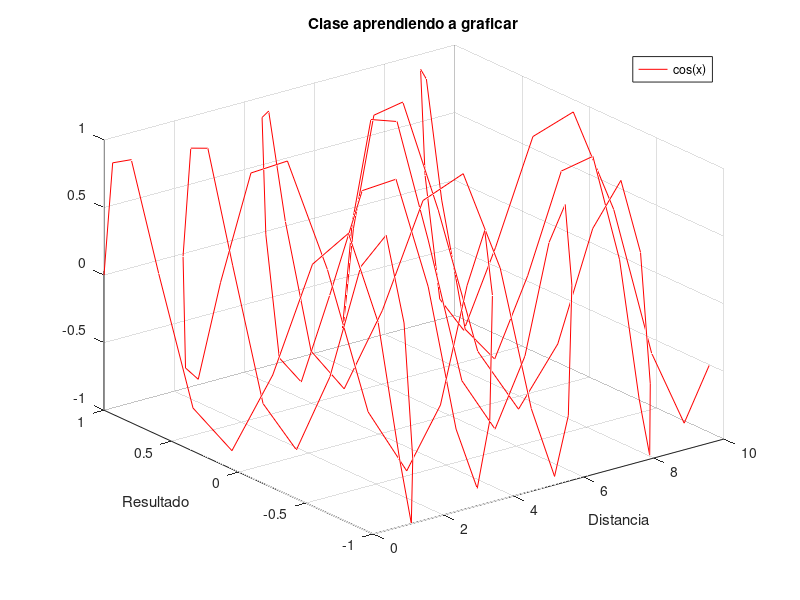

The MATLAB script that drew this image:
x=(0:0.1:10)
y=cos(2.78*x)
y_2 = sin(10*x)
plot3(x,y,y_2,"r")
title("Clase aprendiendo a graficar")
xlabel("Distancia")
ylabel("Resultado")
grid
legend("cos(x)","sin(x)")

